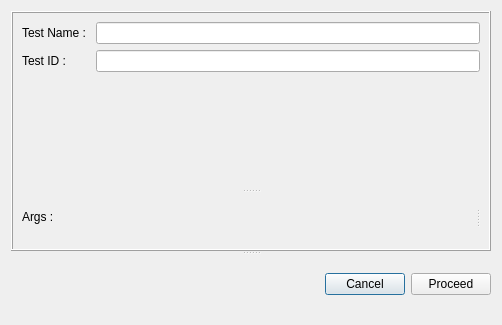
<?xml version="1.0" encoding="UTF-8"?>
<ui version="4.0">
 <class>MakeTest</class>
 <widget class="QDialog" name="MakeTest">
  <property name="geometry">
   <rect>
    <x>0</x>
    <y>0</y>
    <width>502</width>
    <height>325</height>
   </rect>
  </property>
  <property name="windowTitle">
   <string>Dialog</string>
  </property>
  <layout class="QVBoxLayout" name="verticalLayout">
   <item>
    <widget class="QSplitter" name="splitter">
     <property name="orientation">
      <enum>Qt::Vertical</enum>
     </property>
     <widget class="QFrame" name="frame">
      <property name="frameShape">
       <enum>QFrame::Box</enum>
      </property>
      <property name="frameShadow">
       <enum>QFrame::Raised</enum>
      </property>
      <layout class="QVBoxLayout" name="verticalLayout_3">
       <item>
        <widget class="QSplitter" name="splitter_3">
         <property name="orientation">
          <enum>Qt::Vertical</enum>
         </property>
         <widget class="QWidget" name="">
          <layout class="QFormLayout" name="formLayout">
           <item row="0" column="0">
            <widget class="QLabel" name="label">
             <property name="text">
              <string>Test Name : </string>
             </property>
            </widget>
           </item>
           <item row="0" column="1">
            <widget class="QLineEdit" name="lineEditTName">
             <property name="inputMask">
              <string/>
             </property>
             <property name="text">
              <string/>
             </property>
             <property name="readOnly">
              <bool>true</bool>
             </property>
             <property name="placeholderText">
              <string/>
             </property>
            </widget>
           </item>
           <item row="1" column="0">
            <widget class="QLabel" name="label_2">
             <property name="text">
              <string>Test ID :</string>
             </property>
            </widget>
           </item>
           <item row="1" column="1">
            <widget class="QLineEdit" name="lineEditTId">
             <property name="readOnly">
              <bool>true</bool>
             </property>
            </widget>
           </item>
          </layout>
         </widget>
         <widget class="QSplitter" name="splitter_2">
          <property name="orientation">
           <enum>Qt::Horizontal</enum>
          </property>
          <widget class="QLabel" name="label_3">
           <property name="text">
            <string>Args :</string>
           </property>
          </widget>
          <widget class="QWidget" name="verticalLayoutWidget">
           <layout class="QVBoxLayout" name="verticalLayout_2"/>
          </widget>
         </widget>
        </widget>
       </item>
      </layout>
     </widget>
     <widget class="QWidget" name="">
      <layout class="QHBoxLayout" name="horizontalLayout">
       <item>
        <spacer name="horizontalSpacer">
         <property name="orientation">
          <enum>Qt::Horizontal</enum>
         </property>
         <property name="sizeHint" stdset="0">
          <size>
           <width>40</width>
           <height>20</height>
          </size>
         </property>
        </spacer>
       </item>
       <item>
        <widget class="QPushButton" name="btnCancel">
         <property name="text">
          <string>Cancel</string>
         </property>
        </widget>
       </item>
       <item>
        <widget class="QPushButton" name="btnPrcd">
         <property name="text">
          <string>Proceed</string>
         </property>
        </widget>
       </item>
      </layout>
     </widget>
    </widget>
   </item>
  </layout>
 </widget>
 <resources/>
 <connections/>
</ui>
